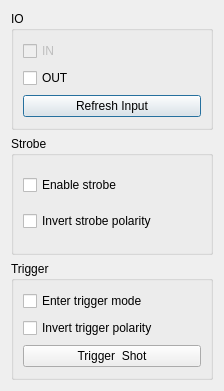
<?xml version="1.0" encoding="UTF-8"?>
<ui version="4.0">
 <class>IOControl</class>
 <widget class="QDialog" name="IOControl">
  <property name="geometry">
   <rect>
    <x>0</x>
    <y>0</y>
    <width>224</width>
    <height>391</height>
   </rect>
  </property>
  <property name="windowTitle">
   <string>IO Control</string>
  </property>
  <layout class="QVBoxLayout" name="verticalLayout">
   <item>
    <widget class="QGroupBox" name="groupBox">
     <property name="title">
      <string>IO</string>
     </property>
     <layout class="QVBoxLayout" name="verticalLayout_2">
      <item>
       <widget class="QCheckBox" name="cbIn">
        <property name="enabled">
         <bool>false</bool>
        </property>
        <property name="text">
         <string>IN</string>
        </property>
        <property name="checkable">
         <bool>true</bool>
        </property>
       </widget>
      </item>
      <item>
       <widget class="QCheckBox" name="cbOut">
        <property name="text">
         <string>OUT</string>
        </property>
       </widget>
      </item>
      <item>
       <widget class="QPushButton" name="btnRefresh">
        <property name="text">
         <string>Refresh Input</string>
        </property>
       </widget>
      </item>
     </layout>
    </widget>
   </item>
   <item>
    <widget class="QGroupBox" name="groupBox_3">
     <property name="title">
      <string>Strobe</string>
     </property>
     <layout class="QVBoxLayout" name="verticalLayout_4">
      <item>
       <widget class="QCheckBox" name="cbEnableStrobe">
        <property name="text">
         <string>Enable strobe</string>
        </property>
       </widget>
      </item>
      <item>
       <widget class="QCheckBox" name="cbStrobePolarity">
        <property name="text">
         <string>Invert strobe polarity</string>
        </property>
       </widget>
      </item>
     </layout>
    </widget>
   </item>
   <item>
    <widget class="QGroupBox" name="groupBox_2">
     <property name="title">
      <string>Trigger</string>
     </property>
     <layout class="QVBoxLayout" name="verticalLayout_3">
      <item>
       <widget class="QCheckBox" name="cbTriggerMode">
        <property name="text">
         <string>Enter trigger mode</string>
        </property>
       </widget>
      </item>
      <item>
       <widget class="QCheckBox" name="cbTriggerPolarity">
        <property name="text">
         <string>Invert trigger polarity</string>
        </property>
       </widget>
      </item>
      <item>
       <widget class="QPushButton" name="btnTriggerShot">
        <property name="text">
         <string>Trigger  Shot</string>
        </property>
       </widget>
      </item>
     </layout>
    </widget>
   </item>
  </layout>
 </widget>
 <resources/>
 <connections/>
</ui>
